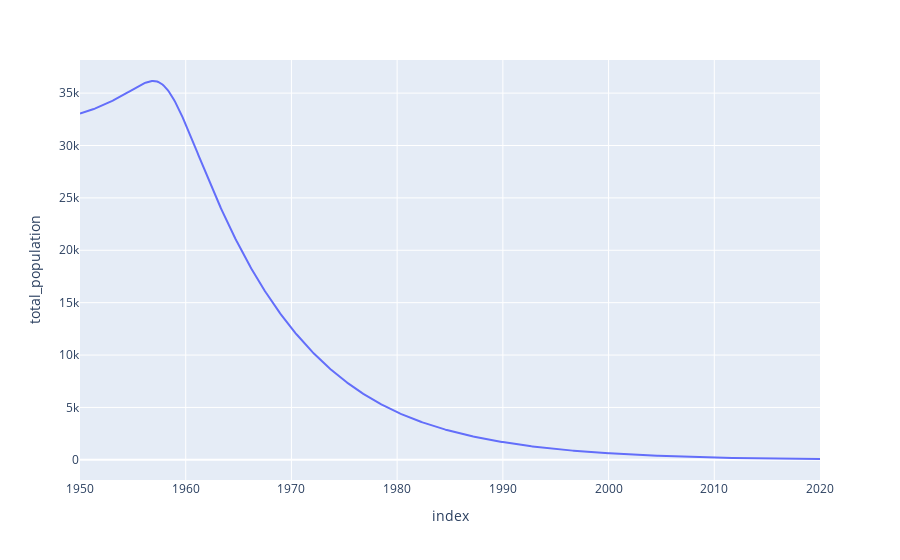

Write notebook code for a chart like this one.
### Code cell
fig = px.line(derived_df_0, x=derived_df_0.index, y="total_population")
fig.show()

### Figure 1 — Plotly figure (JSON) as saved in the notebook; plotly's stock layout.template omitted (floating-point values rounded to 4 significant figures; data arrays with more than 128 entries replaced by an {"elided": "..."} marker saying what was removed)
{"data": [{"hovertemplate": "index=%{x}<br>total_population=%{y}<extra></extra>", "legendgroup": "", "line": {"color": "#636efa", "dash": "solid"}, "marker": {"symbol": "circle"}, "mode": "lines", "name": "", "orientation": "v", "showlegend": false, "type": "scatter", "x": {"elided": "701 float values"}, "xaxis": "x", "y": {"elided": "701 float values"}, "yaxis": "y"}], "layout": {"legend": {"tracegroupgap": 0}, "margin": {"t": 60}, "xaxis": {"anchor": "y", "domain": [0, 1], "title": {"text": "index"}}, "yaxis": {"anchor": "x", "domain": [0, 1], "title": {"text": "total_population"}}}}
